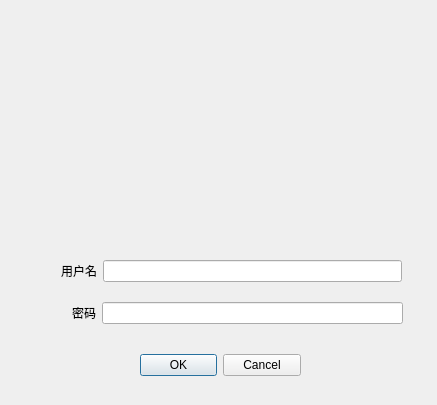
<?xml version="1.0" encoding="UTF-8"?>
<ui version="4.0">
 <class>Dialog</class>
 <widget class="QDialog" name="Dialog">
  <property name="geometry">
   <rect>
    <x>0</x>
    <y>0</y>
    <width>437</width>
    <height>405</height>
   </rect>
  </property>
  <property name="windowTitle">
   <string>Dialog</string>
  </property>
  <widget class="QDialogButtonBox" name="buttonBox">
   <property name="geometry">
    <rect>
     <x>140</x>
     <y>350</y>
     <width>161</width>
     <height>31</height>
    </rect>
   </property>
   <property name="orientation">
    <enum>Qt::Horizontal</enum>
   </property>
   <property name="standardButtons">
    <set>QDialogButtonBox::Cancel|QDialogButtonBox::Ok</set>
   </property>
  </widget>
  <widget class="QLabel" name="label">
   <property name="geometry">
    <rect>
     <x>30</x>
     <y>30</y>
     <width>381</width>
     <height>211</height>
    </rect>
   </property>
   <property name="text">
    <string/>
   </property>
   <property name="pixmap">
    <pixmap>taiguli.jpg</pixmap>
   </property>
  </widget>
  <widget class="QWidget" name="">
   <property name="geometry">
    <rect>
     <x>61</x>
     <y>260</y>
     <width>341</width>
     <height>22</height>
    </rect>
   </property>
   <layout class="QHBoxLayout" name="horizontalLayout">
    <item>
     <widget class="QLabel" name="label_2">
      <property name="text">
       <string>用户名</string>
      </property>
     </widget>
    </item>
    <item>
     <widget class="QLineEdit" name="lineEdit"/>
    </item>
   </layout>
  </widget>
  <widget class="QWidget" name="">
   <property name="geometry">
    <rect>
     <x>72</x>
     <y>302</y>
     <width>331</width>
     <height>22</height>
    </rect>
   </property>
   <layout class="QHBoxLayout" name="horizontalLayout_2">
    <item>
     <widget class="QLabel" name="label_3">
      <property name="text">
       <string>密码</string>
      </property>
     </widget>
    </item>
    <item>
     <widget class="QLineEdit" name="lineEdit_2">
      <property name="echoMode">
       <enum>QLineEdit::Password</enum>
      </property>
     </widget>
    </item>
   </layout>
  </widget>
  <zorder>buttonBox</zorder>
  <zorder>lineEdit</zorder>
  <zorder>lineEdit_2</zorder>
  <zorder>label</zorder>
  <zorder>label_2</zorder>
  <zorder>label_3</zorder>
  <zorder>lineEdit_2</zorder>
  <zorder>lineEdit</zorder>
 </widget>
 <resources/>
 <connections>
  <connection>
   <sender>buttonBox</sender>
   <signal>accepted()</signal>
   <receiver>Dialog</receiver>
   <slot>accept()</slot>
   <hints>
    <hint type="sourcelabel">
     <x>248</x>
     <y>254</y>
    </hint>
    <hint type="destinationlabel">
     <x>157</x>
     <y>274</y>
    </hint>
   </hints>
  </connection>
  <connection>
   <sender>buttonBox</sender>
   <signal>rejected()</signal>
   <receiver>Dialog</receiver>
   <slot>reject()</slot>
   <hints>
    <hint type="sourcelabel">
     <x>316</x>
     <y>260</y>
    </hint>
    <hint type="destinationlabel">
     <x>286</x>
     <y>274</y>
    </hint>
   </hints>
  </connection>
 </connections>
</ui>
